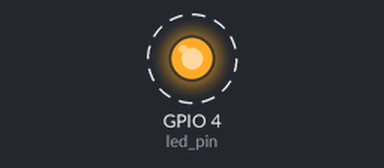
Recording of a sketch running on a simulated ESP32. Shown: output pins drawn as LEDs (lit = HIGH). Dashed ring = blinking. What the sketch prints to the serial monitor is not drawn.

Above: at 1.5 s.
Timing chart, 0 to 5.6 s (numbered marks = the images above):
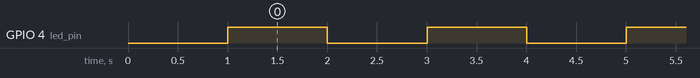

Measured:
- by itself, GPIO 4 (led_pin): alternates HIGH for 1.0 s and LOW for 1.0 s

The sketch:

Leer_frecuencia.ino
```cpp
// Configuracion de nucleos a utilizar
#if CONFIG_FREERTOS_UNICORE
  static const BaseType_t app_cpu = 0;
#else
  static const BaseType_t app_cpu = 1;
#endif

// Numero de GPIO a utilizar
static const int led_pin = 4;

//necesitamos un toggle para modificar
int rate = 1000; //ms valor default

//*****************************************************************************
// Tareas

// Tarea para leer frecuencia
void frecuencia(void *parameters){
  char val;
  if(Serial.available() >0) {
    val=Serial.read();
    rate=String(val).toInt();
    }
}

//Tarea para parpadear el LED
void toggleLED(void *parameter) {
  while(1) {
    digitalWrite(led_pin, HIGH);
    vTaskDelay(rate / portTICK_PERIOD_MS);
    digitalWrite(led_pin, LOW);
    vTaskDelay(rate / portTICK_PERIOD_MS);
  }
}

void setup() {
  pinMode(led_pin, OUTPUT);
  Serial.begin(9600);
  // Retardo antes de iniciar
  vTaskDelay(1000 / portTICK_PERIOD_MS);
  Serial.println();
  Serial.println("Modificador de frecuencia");
  Serial.println("Escriba la frecuencia deseada en ms ");

  //Realiza tarea de parpadeo
  xTaskCreatePinnedToCore(toggleLED,
                          "Tarea LED",
                          1024,
                          NULL,
                          1,
                          NULL,
                          app_cpu);

 //Realizar tarea de leer freuencia
  xTaskCreatePinnedToCore(frecuencia,
                          "Tarea LED",
                          1024,
                          NULL,
                          1,
                          NULL,
                          app_cpu);
}

void loop() {
}
```
